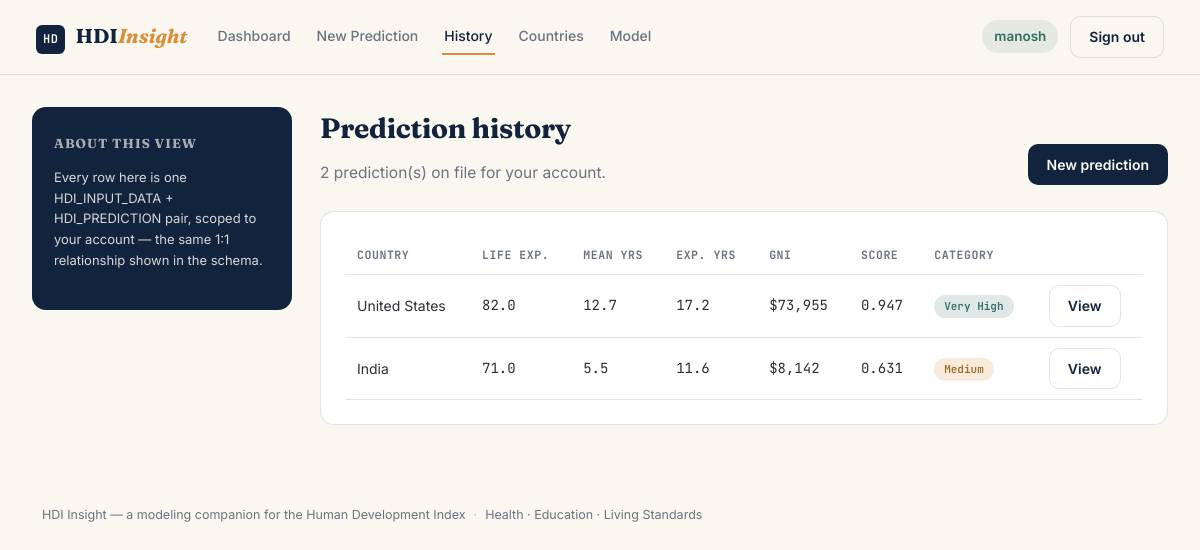
The app's page /history (signed in), older data.
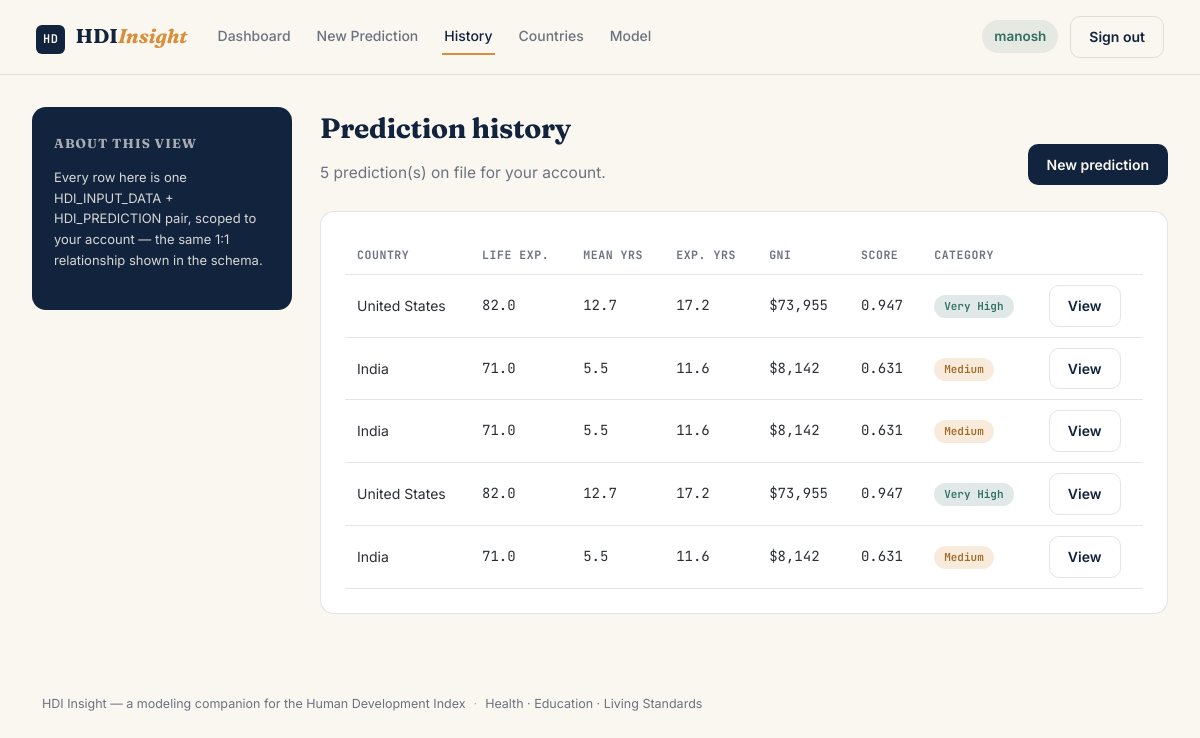
The same page, newer data.
### models.py (models this page shows, shortened)
class User(db.Model, UserMixin):
    __tablename__ = "user"
    user_id = db.Column(db.Integer, primary_key=True)
    name = db.Column(db.String(255), nullable=False)
    email = db.Column(db.String(255), unique=True, nullable=False)  # unique: used as the login key
    password_hash = db.Column(db.String(255), nullable=False)
    role = db.Column(db.String(50), default="researcher")
    created_at = db.Column(db.DateTime, default=datetime.utcnow)
    sessions = db.relationship("Session", backref="user", lazy=True)
    inputs = db.relationship("HDIInputData", backref="user", lazy=True)

class HDIPrediction(db.Model):
    __tablename__ = "hdi_prediction"
    prediction_id = db.Column(db.Integer, primary_key=True)
    input_id = db.Column(db.Integer, db.ForeignKey("hdi_input_data.input_id"), nullable=False)
    model_id = db.Column(db.Integer, db.ForeignKey("ml_model.model_id"), nullable=False)
    predicted_hdi_score = db.Column(db.Float, nullable=False)  # 0.000 - 1.000
    hdi_category = db.Column(db.String(50), nullable=False)    # Low / Medium / High / Very High
    prediction_time = db.Column(db.DateTime, default=datetime.utcnow)
    reports = db.relationship("VisualizationReport", backref="prediction", lazy=True)

class Country(db.Model):
    __tablename__ = "country"
    country_id = db.Column(db.Integer, primary_key=True)
    country_name = db.Column(db.String(255), nullable=False, unique=True)
    region = db.Column(db.String(100))
    population = db.Column(db.Integer)
    created_at = db.Column(db.DateTime, default=datetime.utcnow)
    inputs = db.relationship("HDIInputData", backref="country", lazy=True)

class HDIInputData(db.Model):
    __tablename__ = "hdi_input_data"
    input_id = db.Column(db.Integer, primary_key=True)
    user_id = db.Column(db.Integer, db.ForeignKey("user.user_id"), nullable=False)
    country_id = db.Column(db.Integer, db.ForeignKey("country.country_id"), nullable=False)
    life_expectancy = db.Column(db.Float, nullable=False)
    mean_years_schooling = db.Column(db.Float, nullable=False)
    expected_years_schooling = db.Column(db.Float, nullable=False)
    gni_per_capita = db.Column(db.Float, nullable=False)
    created_at = db.Column(db.DateTime, default=datetime.utcnow)
    prediction = db.relationship("HDIPrediction", backref="input_data", uselist=False, lazy=True)

### app.py (the view)
@app.route("/history")
@login_required
def history():
    rows = (
        db.session.query(HDIPrediction, HDIInputData, Country)
        .join(HDIInputData, HDIPrediction.input_id == HDIInputData.input_id)
        .join(Country, HDIInputData.country_id == Country.country_id)
        .filter(HDIInputData.user_id == current_user.user_id)
        .order_by(HDIPrediction.prediction_time.desc())
        .all()
    )
    return render_template("history.html", rows=rows)

### app.py (called while the page is built)
@login_manager.user_loader
def load_user(user_id):
    return User.query.get(int(user_id))

### templates/history.html (shortened to what this page needs)
{% extends "base.html" %}
{% block content %}
<div class="app-shell">
  <aside class="sidebar">
    <h4>About this view</h4>
    <p style="font-size:13px; opacity:0.85; line-height:1.6;">
      Every row here is one HDI_INPUT_DATA + HDI_PREDICTION pair, scoped
      to your account — the same 1:1 relationship shown in the schema.
    </p>
  </aside>
  <div class="content">
    <div class="page-head">
      <div>
        <h1>Prediction history</h1>
        <p>{{ rows|length }} prediction(s) on file for your account.</p>
      </div>
      <a class="btn btn-primary" href="{{ url_for('predict') }}">New prediction</a>
    </div>
    <div class="card">
      <table>
        <thead>
          <tr>
            <th>Country</th><th>Life exp.</th><th>Mean yrs</th><th>Exp. yrs</th><th>GNI</th>
            <th>Score</th><th>Category</th><th></th>
          </tr>
        </thead>
        <tbody>
          {% for pred, input_row, country in rows %}
            <tr>
              <td>{{ country.country_name }}</td>
              <td class="mono">{{ input_row.life_expectancy }}</td>
              <td class="mono">{{ input_row.mean_years_schooling }}</td>
              <td class="mono">{{ input_row.expected_years_schooling }}</td>
              <td class="mono">${{ "{:,.0f}".format(input_row.gni_per_capita) }}</td>
              <td class="mono">{{ "%.3f"|format(pred.predicted_hdi_score) }}</td>
              <td><span class="badge tier-{{ pred.hdi_category|lower|replace(' ', '-') }}">{{ pred.hdi_category }}</span></td>
              <td><a class="btn btn-ghost" href="{{ url_for('result', prediction_id=pred.prediction_id) }}">View</a></td>
            </tr>
          {% else %}
            <tr><td colspan="8">No predictions yet.</td></tr>
          {% endfor %}
        </tbody>
      </table>
    </div>
  </div>
</div>
{% endblock %}

### templates/base.html (shortened to what this page needs)
<!DOCTYPE html>
<html lang="en">
<head>
  <link rel="stylesheet" href="{{ url_for('static', filename='css/style.css') }}" />
</head>
<body class="{% block body_class %}{% endblock %}">
  <header class="topbar">
    <a class="brand" href="{{ url_for('index') }}">
      <span class="brand-mark">HD</span>
      <span class="brand-name">HDI<em>Insight</em></span>
    </a>
    <nav class="main-nav">
      {% if current_user.is_authenticated %}
        <a href="{{ url_for('dashboard') }}" class="{{ 'active' if request.endpoint=='dashboard' }}">Dashboard</a>
        <a href="{{ url_for('predict') }}" class="{{ 'active' if request.endpoint=='predict' }}">New Prediction</a>
        <a href="{{ url_for('history') }}" class="{{ 'active' if request.endpoint=='history' }}">History</a>
        <a href="{{ url_for('countries') }}" class="{{ 'active' if request.endpoint=='countries' }}">Countries</a>
        <a href="{{ url_for('model_info') }}" class="{{ 'active' if request.endpoint=='model_info' }}">Model</a>
      {% endif %}
    </nav>
    <div class="topbar-actions">
      {% if current_user.is_authenticated %}
        <span class="user-chip">{{ current_user.name }}</span>
        <a class="btn btn-ghost" href="{{ url_for('logout') }}">Sign out</a>
      {% else %}
        <a class="btn btn-ghost" href="{{ url_for('login') }}">Sign in</a>
        <a class="btn btn-primary" href="{{ url_for('register') }}">Get started</a>
      {% endif %}
    </div>
  </header>
  <main>
    {% block content %}{% endblock %}
  </main>
  <footer class="site-footer">
    <span>HDI Insight &mdash; a modeling companion for the Human Development Index</span>
    <span class="dot">&middot;</span>
    <span>Health &middot; Education &middot; Living Standards</span>
  </footer>
</body>
</html>

### static/css/style.css (style rules this page uses)
:root { --navy: #12233D; --navy-soft: #1B3358; --paper: #FAF7F0; --paper-dim: #F1ECE0; --amber: #D98E3B; --teal: #2F6F63; --teal-light: #6FA694; --rose: #B5535D; --slate: #2A2E35; --slate-soft: #6B7280; --line: rgba(18, 35, 61, 0.12); --font-display: "Fraunces", "Georgia", serif; --font-body: "Inter", -apple-system, BlinkMacSystemFont, sans-serif; --font-mono: "JetBrains Mono", "SFMono-Regular", monospace; --radius: 14px; --shadow-soft: 0 8px 24px rgba(18, 35, 61, 0.08); }
* { box-sizing: border-box; }
html, body { margin: 0; padding: 0; background: var(--paper); color: var(--slate); font-family: var(--font-body); font-size: 15.5px; line-height: 1.55; }
a { color: inherit; text-decoration: none; }
h1, h2, h3, h4 { font-family: var(--font-display); color: var(--navy); margin: 0 0 0.4em 0; letter-spacing: -0.01em; }
.mono { font-family: var(--font-mono); }
.topbar { display: flex; align-items: center; gap: 28px; padding: 16px 36px; background: var(--paper); border-bottom: 1px solid var(--line); position: sticky; top: 0; z-index: 20; }
.brand { display: flex; align-items: baseline; gap: 10px; font-family: var(--font-display); font-weight: 700; font-size: 20px; color: var(--navy); }
.brand-mark { background: var(--navy); color: var(--paper); font-family: var(--font-mono); font-size: 12px; font-weight: 600; padding: 5px 7px; border-radius: 6px; letter-spacing: 0.04em; }
.brand-name em { font-style: italic; color: var(--amber); }
.main-nav { display: flex; gap: 22px; flex: 1; font-size: 14px; font-weight: 500; }
.main-nav a { color: var(--slate-soft); padding: 6px 2px; border-bottom: 2px solid transparent; }
.main-nav a.active { color: var(--navy); border-bottom-color: var(--amber); }
.topbar-actions { display: flex; align-items: center; gap: 12px; }
.user-chip { font-size: 13.5px; font-weight: 600; color: var(--teal); background: rgba(47, 111, 99, 0.1); padding: 6px 12px; border-radius: 999px; }
.btn { display: inline-flex; align-items: center; justify-content: center; font-family: var(--font-body); font-weight: 600; font-size: 14px; padding: 9px 18px; border-radius: 10px; border: 1px solid transparent; cursor: pointer; transition: transform 0.12s ease, box-shadow 0.12s ease; }
.btn-primary { background: var(--navy); color: var(--paper); }
.btn-ghost { background: transparent; color: var(--navy); border-color: var(--line); }
.tier-very-high { background: rgba(47, 111, 99, 0.15); color: var(--teal); }
.tier-medium { background: rgba(217, 142, 59, 0.18); color: #a06a26; }
.app-shell { display: grid; grid-template-columns: 260px 1fr; max-width: 1280px; margin: 0 auto; padding: 32px; gap: 28px; }
.sidebar { background: var(--navy); color: var(--paper); border-radius: var(--radius); padding: 26px 22px; height: fit-content; }
.sidebar h4 { color: var(--paper); font-size: 13px; text-transform: uppercase; letter-spacing: 0.08em; opacity: 0.65; margin-bottom: 14px; }
.content { min-width: 0; }
.page-head { display: flex; justify-content: space-between; align-items: flex-end; margin-bottom: 26px; }
.page-head h1 { font-size: 28px; }
.page-head p { color: var(--slate-soft); margin: 4px 0 0; }
.card { background: #fff; border: 1px solid var(--line); border-radius: var(--radius); padding: 24px; margin-bottom: 20px; }
table { width: 100%; border-collapse: collapse; font-size: 14px; }
th, td { text-align: left; padding: 10px 12px; border-bottom: 1px solid var(--line); }
th { font-family: var(--font-mono); font-size: 11.5px; text-transform: uppercase; letter-spacing: 0.05em; color: var(--slate-soft); }
.badge { display: inline-block; font-family: var(--font-mono); font-size: 11px; font-weight: 600; padding: 3px 10px; border-radius: 999px; }
.site-footer { max-width: 1180px; margin: 0 auto; padding: 28px 32px 60px; color: var(--slate-soft); font-size: 12.5px; display: flex; gap: 8px; }
.dot { opacity: 0.5; }

Row changes from the older to the newer data that the page shows:
added HDIPrediction: country_name "United States", life_expectancy "82.0", mean_years_schooling "12.7", expected_years_schooling "17.2", predicted_hdi_score "0.947", hdi_category "Very High"
added HDIInputData: gni_per_capita "73,955"
added HDIPrediction: country_name "India", life_expectancy "71.0", mean_years_schooling "5.5", expected_years_schooling "11.6", predicted_hdi_score "0.631", hdi_category "Medium"
added HDIInputData: gni_per_capita "8,142"
added HDIPrediction: country_name "India", life_expectancy "71.0", mean_years_schooling "5.5", expected_years_schooling "11.6", predicted_hdi_score "0.631", hdi_category "Medium"
added HDIInputData: gni_per_capita "8,142"
Text that changed along with them:
{{ rows|length }}: "2" → "5"
